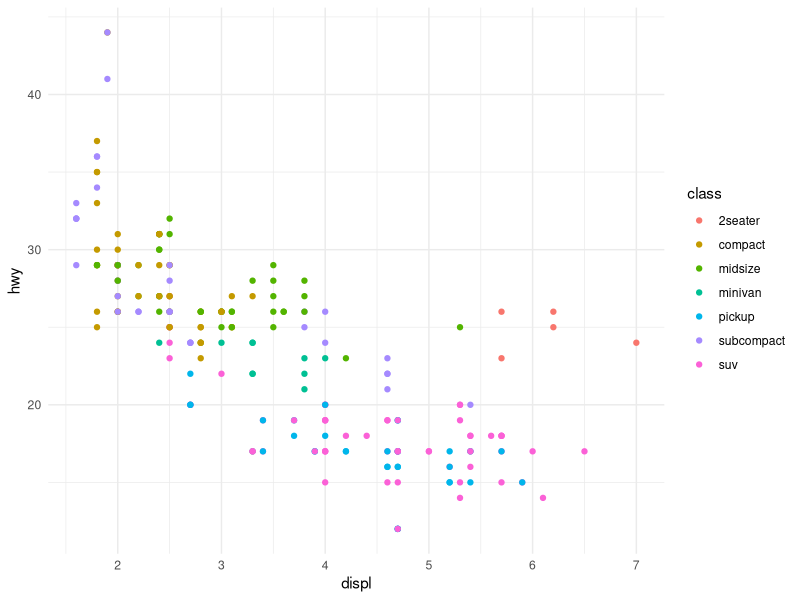
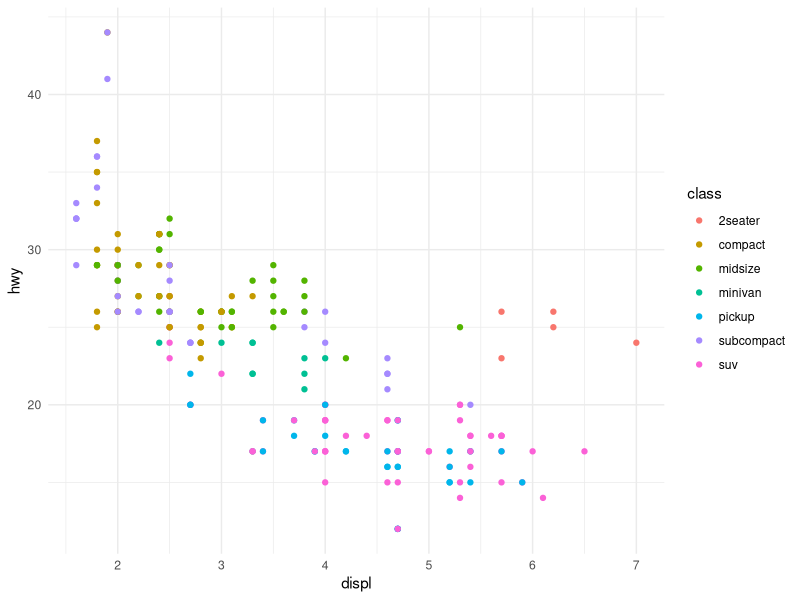
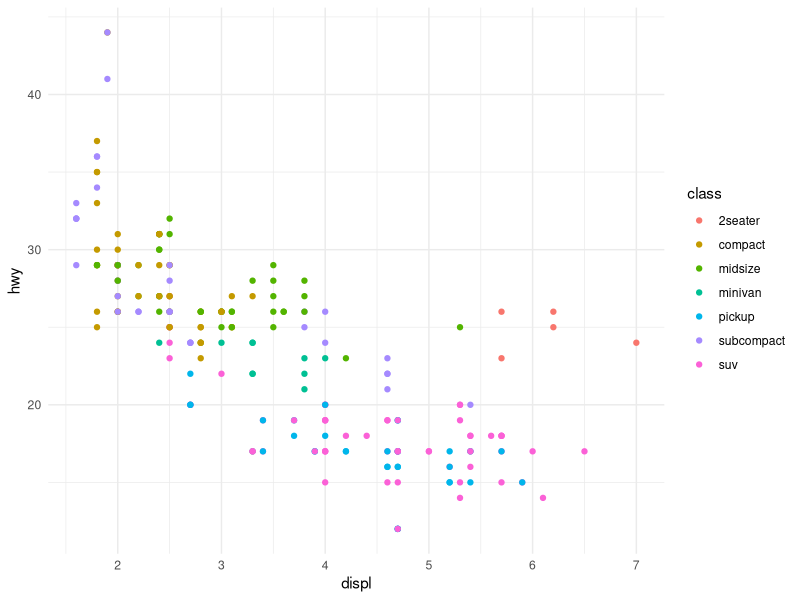
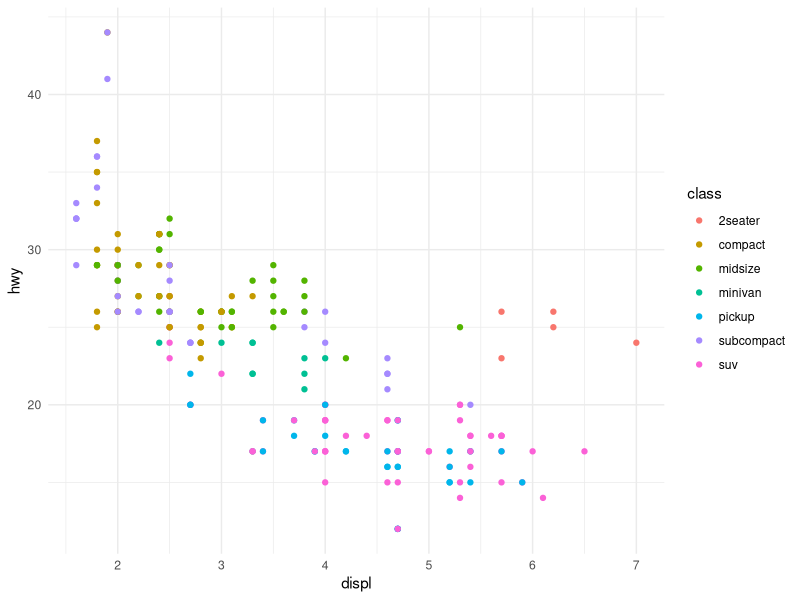

The R script that drew these images, in order:
## ---- chunk 1
#| dev: svg

library(ggplot2)

ggplot(mpg, aes(displ, hwy, color = class)) +
  geom_point() +
  theme_minimal()
## ---- chunk 2
#| dev: svg

library(ggplot2)

ggplot(mpg, aes(displ, hwy, color = class)) +
  geom_point() +
  theme_minimal()
## ---- chunk 3
#| dev: svg

library(ggplot2)

ggplot(mpg, aes(displ, hwy, color = class)) +
  geom_point() +
  theme_minimal()
## ---- chunk 4
#| dev: svg

library(ggplot2)

ggplot(mpg, aes(displ, hwy, color = class)) +
  geom_point() +
  theme_minimal()
